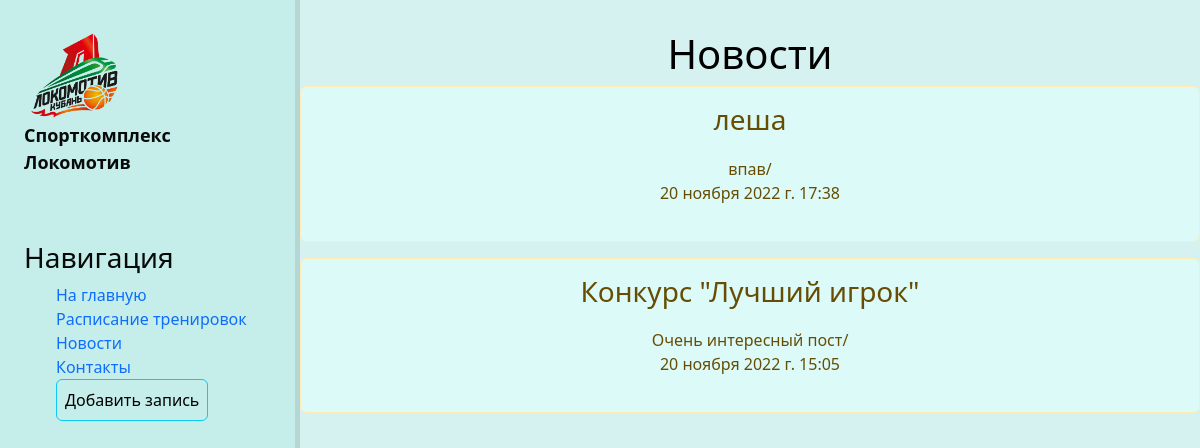
The page /news/ on the database as committed earlier.
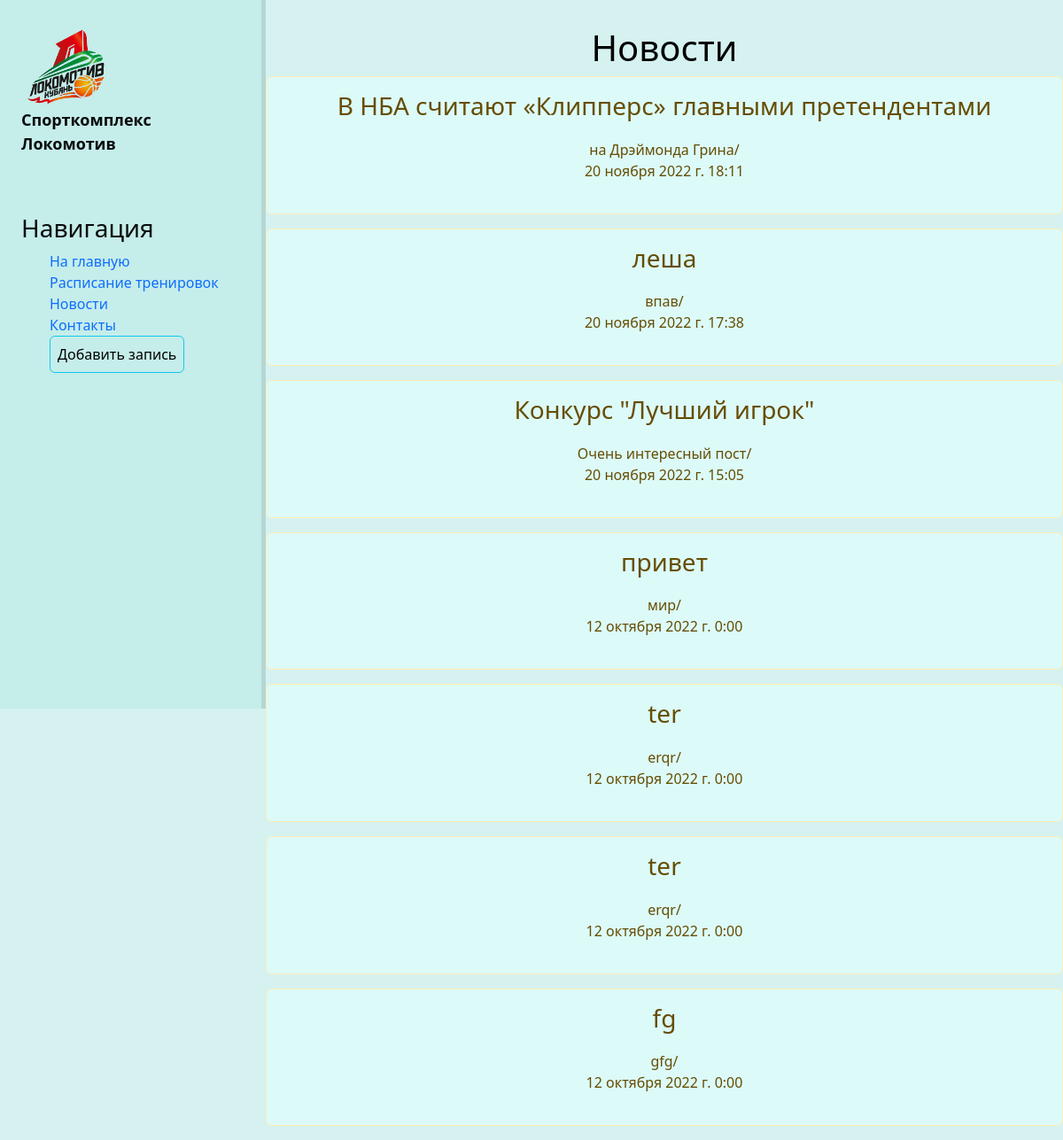
The same page on the database as committed later.
### news/models.py (models this page shows, shortened)
class Articles(models.Model):
    title= models.CharField('Название', max_length=70)
    anons= models.CharField('Анонс', max_length=250)
    full_text=models.TextField('Статья')
    date=models.DateTimeField('Дата публикации')
    class Meta:
        verbose_name='Новость'
        verbose_name_plural='Новости'

### news/views.py (the view)
# urls.py: path('',views.news_home, name='news_home'),
def news_home(request):
    news = Articles.objects.order_by('-date')
    return render(request, 'news/news_home.html', {'news': news})

### news/templates/news/news_home.html (shortened to what this page needs)
{% extends 'main/layout.html'%}
{% block content %}
<div class="features">
    <h1> Новости</h1>
  {%for el in news %}
        <div class="alert alert-warning" >
            <h3>{{el.title}}</h3>
            <p>{{ el.anons}}/<br>
            {{el.date}}</p>
        </div>
    {%endfor%}
</div>
{%endblock%}

### main/templates/main/layout.html (shortened to what this page needs)
{% load static %}
<!doctype html>
<html lang="ru" xmlns="http://www.w3.org/1999/html">
<head>
    <link rel="stylesheet" href="https://cdn.jsdelivr.net/npm/bootstrap@5.2.2/dist/css/bootstrap.min.css">
    <link rel="stylesheet" type="text/css" href="{% static 'main/css/basketball.css' %}">
</head>
<body>
<aside>
    <img src="{% static 'main/img/2.png' %}" alt="Кубань">
    <span class="bool"/><b>Спорткомплекс</br>Локомотив</b></span>
    <h3 class="navigation">Навигация</h3>
    <ul class="table">
        <a href="{% url 'home'%}">
            <li>На главную</li>
        </a>
        <a href="{% url 'timetable'%}">
            <li>Расписание тренировок</li>
        </a>
        <a href="{%url 'news_home'%}">
            <li>Новости</li>
        </a>
        <a href="{%url 'cont'%}">
            <li>Контакты</li>
        </a>
        <a href="{%url 'create'%}"><li><button class="btn btn-info">Добавить запись</button></a>
    </ul>
</aside>
<main>
    {% block content %}
    {% endblock %}
</main>
</body>
</html>

### main/static/main/css/basketball.css (style rules this page uses)
body { background: #d5f2f0; }
aside { float:left; background:#c5edea; width:25%; padding:2%; height:100vh; color:#080a0a; border-right: 5px solid #b6d6d4; }
aside img { width:105px; float:left; }
aside .bool { font-size:18px; margin-left:0px; front-weight:bold; position: relative; top:-7px }
aside .navigation { margin-top:10px; front-weight:bold; position: left; top:10px }
aside ul a { text-decoration: none; }
aside ul { list-style:none }
main .features { float:left; color:black; margin-top:30px; text-align:center; width:75%; }
main .features h1 { front-size:50px; }
main .features p { margin:20px auto; }
.alert-warning { float:center; background:#dcfaf8; weight:40px; margin 50px; position: relative; text-aling:center; top: 50%; }

Rows that differ between the two databases and show on the page:
added Articles: title "В НБА считают «Клипперс» главными претендентами", anons "на Дрэймонда Грина", date "20 ноября 2022 г. 18:11"
added Articles: title "привет", anons "мир", date "12 октября 2022 г. 0:00"
added Articles: title "ter", anons "erqr", date "12 октября 2022 г. 0:00"
added Articles: title "ter", anons "erqr", date "12 октября 2022 г. 0:00"
added Articles: title "fg", anons "gfg", date "12 октября 2022 г. 0:00"
